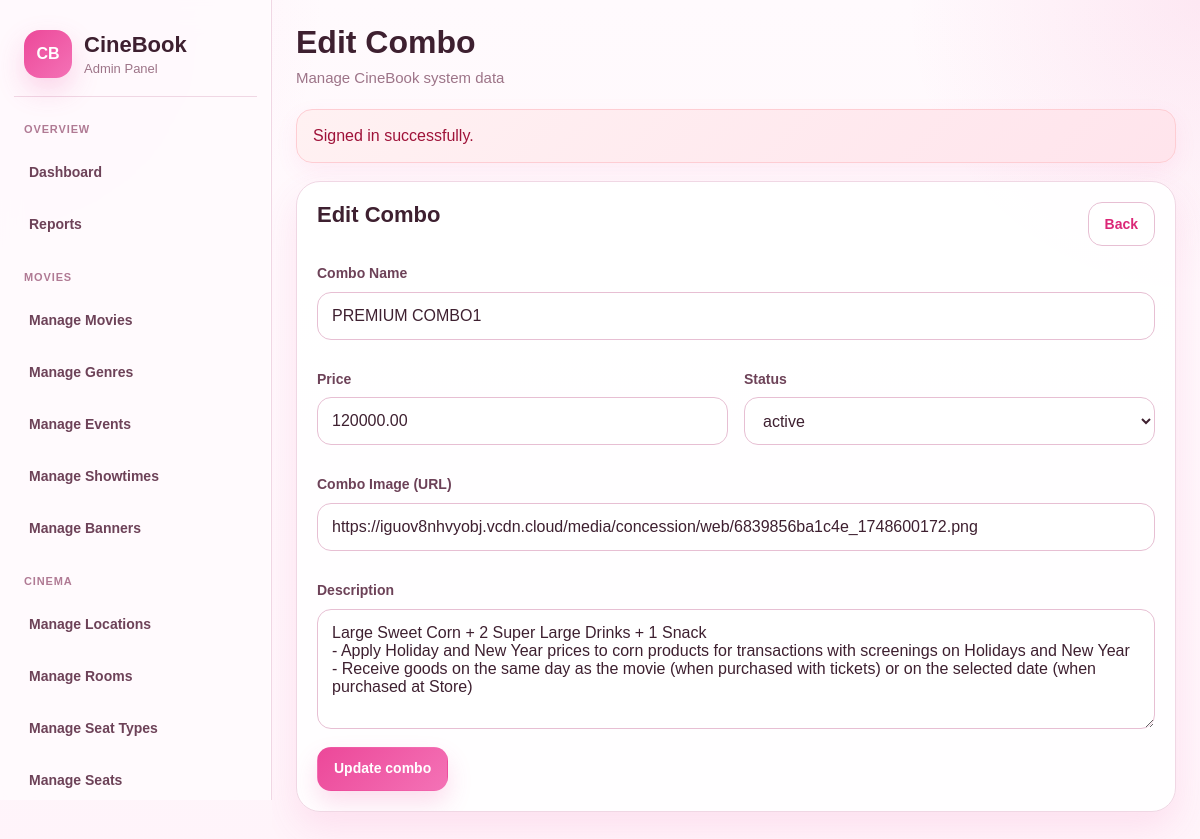
/cinebook/admin/combos/edit.php?id=4 (signed in), run on the app's committed database.
### tables this page shows
CREATE TABLE `combo_products` (
  `combo_id` int(11) NOT NULL,
  `name` varchar(150) NOT NULL,
  `description` text DEFAULT NULL,
  `price` decimal(10,2) NOT NULL,
  `image` varchar(255) DEFAULT NULL,
  `status` varchar(20) NOT NULL DEFAULT 'active',
  `created_at` datetime NOT NULL DEFAULT current_timestamp(),
  `updated_at` datetime NOT NULL DEFAULT current_timestamp() ON UPDATE current_timestamp()
);

### cinebook/includes/helpers.php (called while the page is built, shortened)
<?php
function e(?string $value): string
{
    return htmlspecialchars($value ?? '', ENT_QUOTES, 'UTF-8');
}
function old(string $key, $default = '')
{
    $value = $_POST[$key] ?? $default;
    if (is_string($value)) {
        return trim($value);
    }
    return $value;
}
function get(string $key, $default = '')
{
    $value = $_GET[$key] ?? $default;
    if (is_string($value)) {
        return trim($value);
    }
    return $value;
}

### cinebook/admin/combos/edit.php (the view, shortened to what this page needs)
<?php
require_once __DIR__ . '/../../includes/admin_layout_start.php';
$conn = db_connect();
$id = (int) get('id');
$stmt = $conn->prepare('SELECT * FROM combo_products WHERE combo_id = ? LIMIT 1');
$stmt->bind_param('i', $id);
$stmt->execute();
$result = $stmt->get_result();
$combo = $result->fetch_assoc();
?>
<div class="admin-card">
    <div class="admin-card-head">
        <h2>Edit Combo</h2>
        <a class="admin-btn-outline" href="<?= BASE_URL ?>admin/combos/index.php">Back</a>
    </div>
    <form method="POST">
        <div class="admin-form-grid">
            <div class="admin-form-group full">
                <label class="admin-label">Combo Name</label>
                <input class="admin-input" type="text" name="name" value="<?= e(old('name', $combo['name'])) ?>" required>
            </div>
            <div class="admin-form-group">
                <label class="admin-label">Price</label>
                <input class="admin-input" type="number" name="price" min="1000" step="1000" value="<?= e(old('price', $combo['price'])) ?>" required>
            </div>
            <div class="admin-form-group">
                <label class="admin-label">Status</label>
                <?php $currentStatus = old('status', $combo['status']); ?>
                <select class="admin-select" name="status">
                    <option value="active" <?= $currentStatus === 'active' ? 'selected' : '' ?>>active</option>
                </select>
            </div>
            <div class="admin-form-group full">
                <label class="admin-label">Combo Image (URL)</label>
                <input class="admin-input" type="text" name="image" value="<?= e(old('image', $combo['image'] ?? '')) ?>">
            </div>
            <div class="admin-form-group full">
                <label class="admin-label">Description</label>
                <textarea class="admin-textarea" name="description"><?= e(old('description', $combo['description'] ?? '')) ?></textarea>
            </div>
        </div>
        <button class="admin-btn" type="submit">Update combo</button>
    </form>
</div>
<?php require_once __DIR__ . '/../../includes/admin_layout_end.php'; ?>

### cinebook/public/assets/css/admin.css (style rules this page uses)
:root { --bg: #fff7fb; --bg-2: #fff1f7; --surface: #ffffff; --surface-soft: #fff9fc; --surface-muted: #fff4f9; --sidebar-bg: rgba(255, 250, 253, 0.92); --line: #f0d7e4; --line-strong: #e7bfd3; --text: #3e2030; --text-soft: #6d4258; --muted: #9d7488; --primary: #ec4899; --primary-hover: #db2777; --primary-soft: #fdf2f8; --secondary: #f472b6; --secondary-soft: #fce7f3; --danger: #dc2626; --danger-soft: #fef2f2; --success: #16a34a; --success-soft: #ecfdf3; --warning: #d97706; --warning-soft: #fff7ed; --shadow-sm: 0 8px 22px rgba(236, 72, 153, 0.08); --shadow-md: 0 16px 36px rgba(236, 72, 153, 0.12); --shadow-lg: 0 24px 56px rgba(236, 72, 153, 0.14); --radius-sm: 12px; --radius-md: 18px; --radius-lg: 24px; --sidebar-width: 272px; --content-max: 100%; }
*, *::before, *::after { box-sizing: border-box; min-width: 0; }
html, body { max-width: 100%; overflow-x: hidden; }
html { scroll-behavior: smooth; }
body { margin: 0; font-family: Arial, Helvetica, sans-serif; color: var(--text); background: radial-gradient(circle at top left, rgba(244, 114, 182, 0.12), transparent 22%), radial-gradient(circle at top right, rgba(236, 72, 153, 0.10), transparent 20%), linear-gradient(180deg, #fffafd 0%, #fff4fa 100%); }
a { color: inherit; text-decoration: none; }
button, input, select, textarea { font: inherit; }
.admin-card, .admin-stat-card, .admin-panel { width: 100%; max-width: 100%; background: rgba(255, 255, 255, 0.94); border: 1px solid var(--line); border-radius: var(--radius-lg); box-shadow: var(--shadow-md); overflow: hidden; }
.admin-card, .admin-panel { margin-bottom: 20px; padding: 20px; }
.admin-card-head, .admin-panel-head { display: flex; justify-content: space-between; align-items: flex-start; gap: 14px; flex-wrap: wrap; margin-bottom: 18px; }
.admin-card-head h2, .admin-panel-head h2 { margin: 0; font-size: 22px; line-height: 1.2; font-weight: 800; color: var(--text); word-break: break-word; }
.admin-btn, .admin-btn-outline, .admin-btn-danger, .admin-btn-soft { display: inline-flex; align-items: center; justify-content: center; gap: 8px; min-height: 44px; padding: 10px 16px; border-radius: 14px; border: 1px solid transparent; cursor: pointer; font-size: 14px; font-weight: 800; line-height: 1.35; text-align: center; white-space: normal; transition: all 0.2s ease; }
.admin-btn { color: #fff; background: linear-gradient(135deg, var(--primary) 0%, var(--secondary) 100%); box-shadow: 0 12px 24px rgba(236, 72, 153, 0.18); }
.admin-btn-outline { color: var(--primary-hover); background: #fff; border-color: var(--line-strong); }
.admin-form-grid { display: grid; grid-template-columns: repeat(2, minmax(0, 1fr)); gap: 16px; width: 100%; }
.admin-form-group { margin-bottom: 14px; min-width: 0; }
.admin-form-group.full { grid-column: 1 / -1; }
.admin-label { display: block; margin-bottom: 8px; color: var(--text-soft); font-size: 14px; font-weight: 700; line-height: 1.4; }
.admin-input, .admin-select, .admin-textarea { width: 100%; max-width: 100%; min-height: 48px; padding: 0 14px; border-radius: 14px; border: 1px solid var(--line-strong); background: #fff; color: var(--text); outline: none; transition: all 0.2s ease; }
.admin-input::placeholder, .admin-textarea::placeholder { color: #b0899b; }
.admin-textarea { min-height: 120px; padding: 14px; resize: vertical; }

### data on the page
combo_products: name "PREMIUM COMBO1", price "120000.00", status "active", image "https://iguov8nhvyobj.vcdn.cloud/media/concession/web/6839856ba1c4e_1748600172.png", description "Large Sweet Corn + 2 Super Large Drinks + 1 Snack - Apply Holiday and New Year prices to corn products for transactions with screenings on Holidays and New Year - Receive goods on the same day as the movie (when purchased with tickets) or on the selected date (when purchased at Store)"

### other printed values
$pageTitle "Edit Combo"
$flash['message'] "Signed in successfully."
